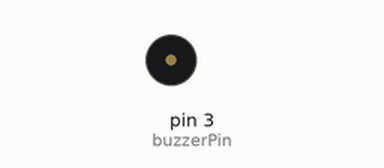
The sketch below on a simulated Arduino Uno, built with avr-gcc and run on an emulated ATmega328P. Shown: buzzer (waves = sounding).

Above: at 0.07 s.
At 5.7 s:
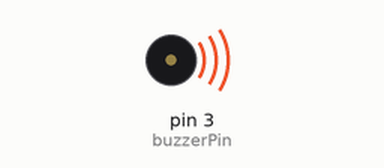
Timing chart, 0 to 7.2 s (numbered marks = the images above):
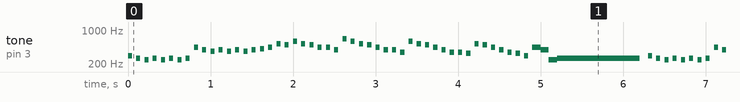

Measured:
- by itself, tone on pin 3 (buzzerPin): plays 293 Hz for 0.05 s, 261 Hz for 0.05 s, 246 Hz for 0.05 s, 261 Hz for 0.05 s, 246 Hz for 0.05 s, 261 Hz for 0.05 s … (1100 notes in this stretch)

The sketch:

08_Piezo.ino
```cpp
#define C1 130
#define C1s 138
#define D1 146
#define D1s 155
#define E1 164
#define F1 174
#define F1s 184
#define G1 195
#define G1s 207
#define A1 220
#define A1s 233
#define B1 246

#define C2 261
#define C2s 277
#define D2 293
#define D2s 311
#define E2 329
#define F2 349
#define F2s 369
#define G2 391
#define G2s 415
#define A2 440
#define A2s 466
#define B2 493

#define C3 523
#define C3s 554
#define D3 587
#define D3s 622
#define E3 659
#define F3 698
#define F3s 739
#define G3 783
#define G3s 830
#define A3 880
#define A3s 932
#define B3 987

int buzzerPin = 3;
const int melody[] = {D2,C2,B1,C2,B1,C2,B1,C2,A2,G2,F2s,G2,F2s,G2,F2s,G2,G2s,A2,C3,B2,D3,C3,B2,A2,A2,G2,E3,D3,C3,B2,A2,G2,G2,F2,D3,C3,B2,A2,G2,F2,F2,E2,C3,B2,A2,G2,F2,E2,D2,A2,G2,B1,C2};

void setup()
{
  pinMode(buzzerPin, OUTPUT);
}

void loop()
{
//  analogWrite(buzzerPin, 64);
//  delay(1000);
//
//  analogWrite(buzzerPin, 128);
//  delay(1000);
//
//  analogWrite(buzzerPin, 192);
//  delay(1000);
//
//  analogWrite(buzzerPin, melody[0]);
//  delay(1000);
//
//  analogWrite(buzzerPin, melody[1]);
//  delay(1000);
//
//  analogWrite(buzzerPin, melody[2]);
//  delay(1000);
//
//  analogWrite(buzzerPin, melody[3]);
//  delay(1000);
//
//  analogWrite(buzzerPin, melody[4]);
//  delay(1000);
//
//  analogWrite(buzzerPin, melody[5]);
//  delay(1000);
//
//  analogWrite(buzzerPin, melody[6]);
//  delay(1000);
//
//  analogWrite(buzzerPin, melody[7]);
//  delay(1000);

  // tone(피에조 핀 번호, 주파수, 진동을 발생시키는 시간)
  // : 주파수에 해당하는 음계 출력
//  tone(buzzerPin, meolody[0], 500);
//  delay(1000);
//
//  tone(buzzerPin, meolody[1], 500);
//  delay(1000);
//
//  tone(buzzerPin, meolody[2], 500);
//  delay(1000);
//
//  tone(buzzerPin, meolody[3], 500);
//  delay(1000);
//
//  tone(buzzerPin, meolody[4], 500);
//  delay(1000);
//
//  tone(buzzerPin, meolody[5], 500);
//  delay(1000);
//
//  tone(buzzerPin, meolody[6], 500);
//  delay(1000);
//
//  tone(buzzerPin, meolody[7], 500);
//  delay(1000);

  for(int i = 0; i < 53; i++){
    tone(buzzerPin, melody[i], 50);
    if(i > 48){
      tone(buzzerPin, melody[i], 1000);
    }
    delay(100);
  }

  delay(1000);


}
```
